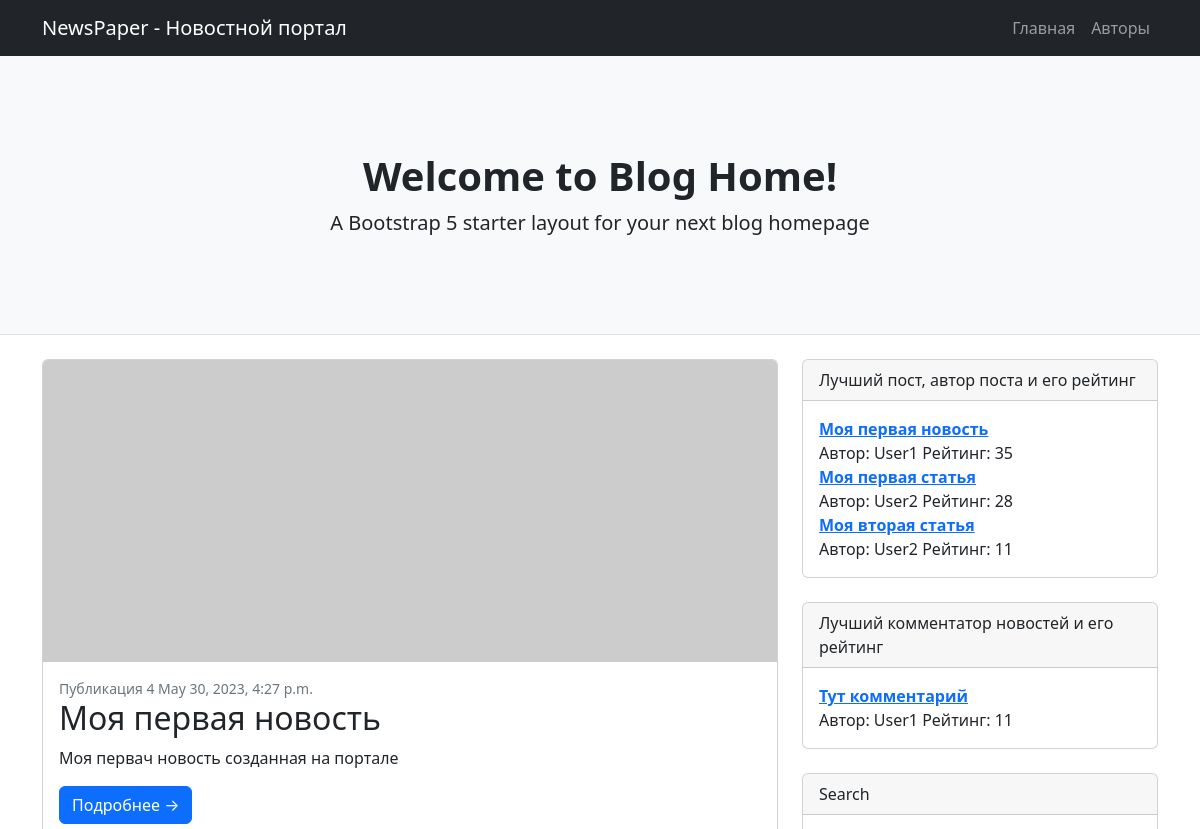
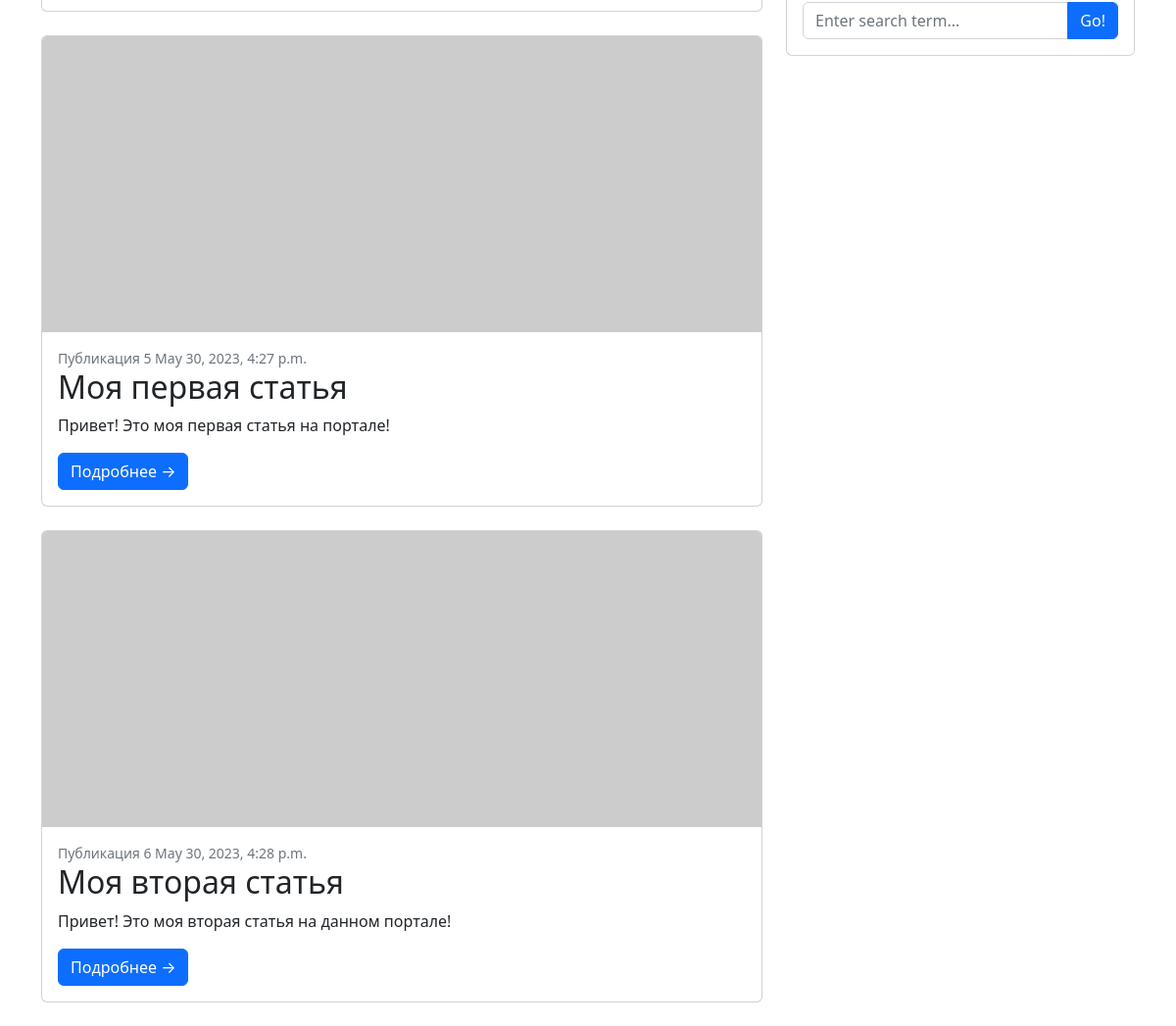
The page / on the database its author committed (2 pictures, top to bottom).
### news/models.py (models this page shows, shortened)
class Post(models.Model):
    author = models.ForeignKey(Author, on_delete=models.CASCADE)
    categoryType = models.CharField(max_length=20, choices=CATEGORY_CHOISES, default=ARTICLE)
    dataCreations = models.DateTimeField(auto_now_add=True)
    postCategory = models.ManyToManyField(Category, through='PostCategory')
    title = models.CharField(max_length=128)
    text = models.TextField()
    rating = models.SmallIntegerField(default=0)

class Author(models.Model):
    authorUser = models.OneToOneField(User, on_delete=models.CASCADE)
    ratingAuthor = models.SmallIntegerField(default=0)
    def __str__(self):
        return f"{self.authorUser}"

### news/views.py (the view)
# urls.py: path('', news_page_list),
def news_page_list(request):
    newslist = Post.objects.all().order_by('-rating')[:6]
    return render(request, 'news/news.html', {'newslist': newslist})

### news/templates/news/news.html
{% extends 'news/default.html' %}
{% load static %}
{% block MyContent %}
                <div class="col-lg-8">
                    {% for post_n in newslist %}
                    <div class="card mb-4">
                        <a href="#!"><img class="card-img-top" src="https://dummyimage.com/850x350/dee2e6/6c757d.jpg" alt="..." /></a>
                          <div class="card-body">
                                <div class="small text-muted">Публикация {{ post_n.pk }} {{ post_n.dataCreations }}</div>
                                <h2 class="card-title">{{ post_n.title }}</h2>
                                <p class="card-text">{{ post_n.text }}</p>
                                <a class="btn btn-primary" href="/post/{{ post_n.pk }}">Подробнее →</a>
                          </div>
                    </div>
                  {% endfor %}
                </div>
                 <div class="col-lg-4">
                    <div class="card mb-4">
                        <div class="card-header">Лучший пост, автор поста и его рейтинг</div>
                        <div class="card-body">
                                {% for post_n in newslist %}
                                <ul class="list-unstyled mb-0">
                                    <li><a href="/post/{{ post_n.pk }}"><b>{{ post_n.title }}</b></a></br> Автор: {{ post_n.author }} Рейтинг: {{ post_n.rating }}</li>
                                </ul>
                                {% endfor %}
                        </div>
                    </div>
                     <div class="card mb-4">
                        <div class="card-header">Лучший комментатор новостей и его рейтинг</div>
                        <div class="card-body">
                                            <ul class="list-unstyled mb-0">
                                    <li><a href="#!"><b>Тут комментарий</b></a></br> Автор: User1 Рейтинг: 11</li>
                                </ul>
                        </div>
                    </div>
                     <div class="card mb-4">
                        <div class="card-header">Search</div>
                        <div class="card-body">
                            <div class="input-group">
                                <input class="form-control" type="text" placeholder="Enter search term..." aria-label="Enter search term..." aria-describedby="button-search" />
                                <button class="btn btn-primary" id="button-search" type="button">Go!</button>
                            </div>
                        </div>
                    </div>
                 </div>
{% endblock %}

### news/templates/news/default.html (shortened to what this page needs)
{% load static %}
<!DOCTYPE html>
<html lang="en">
    <head>
        <link rel="stylesheet" href="{% static 'css/styles.css' %}">
    </head>
    <body>
         <nav class="navbar navbar-expand-lg navbar-dark bg-dark">
             <div class="container">
                    <a class="navbar-brand" href="#!">NewsPaper - Новостной портал</a>
                    <div class="collapse navbar-collapse" id="navbarSupportedContent">
                        <ul class="navbar-nav ms-auto mb-2 mb-lg-0">
                            <li class="nav-item"><a class="nav-link" href="#">Главная</a></li>
                            <li class="nav-item"><a class="nav-link" href="/authors/">Авторы</a></li>
                        </ul>
                    </div>
                </div>
         </nav>
             <header class="py-5 bg-light border-bottom mb-4">
                <div class="container">
                    <div class="text-center my-5">
                        <h1 class="fw-bolder">Welcome to Blog Home!</h1>
                        <p class="lead mb-0">A Bootstrap 5 starter layout for your next blog homepage</p>
                    </div>
                </div>
            </header>
         <div class="container">
             <div class="row">
                {% block MyContent %} {% endblock %}
             </div>
         </div>
    </body>
</html>

### rows shown on the page
Post: pk "4", dataCreations "May 30, 2023, 4:27 p.m.", title "Моя первая новость", text "Моя первач новость созданная на портале", author "User1", rating "35"
Post: pk "5", dataCreations "May 30, 2023, 4:27 p.m.", title "Моя первая статья", text "Привет! Это моя первая статья на портале!", author "User2", rating "28"
Post: pk "6", dataCreations "May 30, 2023, 4:28 p.m.", title "Моя вторая статья", text "Привет! Это моя вторая статья на данном портале!", author "User2", rating "11"
